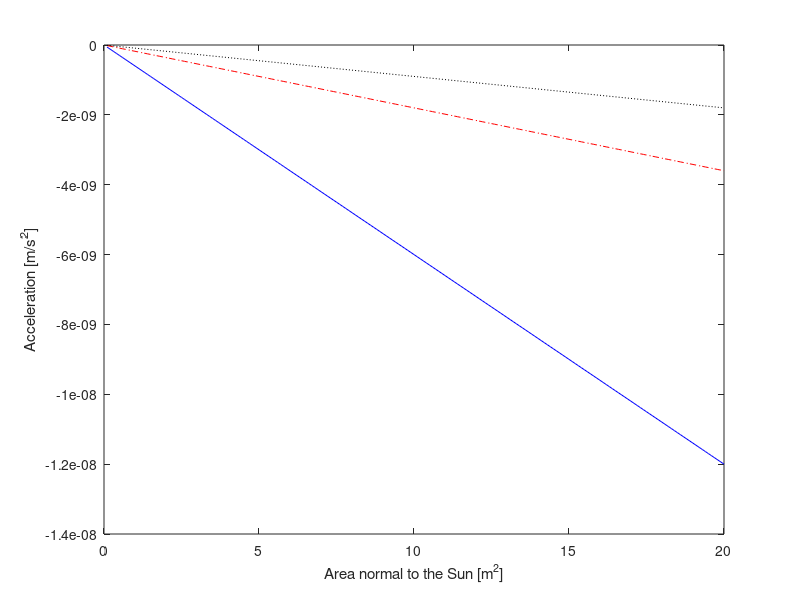

Source code (MATLAB): (Note: this script raises an error after producing the figure.)
clear all;
clc;
close all;


%J2
J2 = 0.00108263;

%Solar radiation pressure

Areaarray = 0.1:0.1:20;
Area1 = 1;
Area2 = 10;
Area3 = 20;
Massarray = 1:1:150;
Mass1 = 75;
Mass2 = 250;
Mass3 = 500;


accelVarArea1 = -4.5e-8*Areaarray./Mass1;
accelVarArea2 = -4.5e-8*Areaarray./Mass2;
accelVarArea3 = -4.5e-8*Areaarray./Mass3;

accelVarMass1 = -4.5e-8*Area1./Massarray;
accelVarMass2 = -4.5e-8*Area2./Massarray;
accelVarMass3 = -4.5e-8*Area3./Massarray;

figure1 = figure('Color',[1 1 1]); %varArea


% Create axes
axes('Parent',figure1);
box('on');
hold on;

plot(Areaarray,accelVarArea1,'b-',Areaarray,accelVarArea2,'r-.',Areaarray,accelVarArea3,'k:');
xlabel({'Area normal to the Sun [m^2]'});
ylabel({'Acceleration [m/s^2]'});
h = legend('75 kg','250 kg', '500 kg',3);
set(h,'Interpreter','none')
hold off;

print -dpng 'C:\Users\Alex\Desktop\Laser Swarm\laser-swarm\midTermReport\chapters\img\solPressureVarArea.png'

figure2 = figure('Color',[1 1 1]); %varMass
% Create axes
axes('Parent',figure2);
box('on');
hold on;

plot(Massarray,accelVarMass1,'b-',Massarray,accelVarMass2,'r-.',Massarray,accelVarMass3,'k:');
xlabel({'Mass [kg]'});
ylabel({'Acceleration [m/s^2]'});
h = legend('1 m^2','10 m^2', '20 m^2',3);
set(h,'Interpreter','none')
hold off;

print -dpng 'C:\Users\Alex\Desktop\Laser Swarm\laser-swarm\midTermReport\chapters\img\solPressureVarMass.png'


% Drag Calculations

h = 300;
CDAM = 1/20;
GM = 3987600.4;
Re = 6378;
a=(Re+h);
Vc = sqrt(GM/a);
T = 2*pi*sqrt(a^3/GM);
year = 3600*24*365.25;
revs = year/T;

alt = [200:50:1000];
densityMin = [1.78e-10 3.35e-11 8.19e-12 2.34e-12 7.32e-13 2.47e-13 8.98e-14 3.63e-14 1.68e-14 9.14e-15 5.74e-15 3.99e-15 2.96e-15 2.28e-15 1.8e-15 1.44e-15 1.17e-15];
densityMean = [2.53000000000000e-10 6.24000000000000e-11 1.95000000000000e-11 6.98000000000000e-12 2.72000000000000e-12 1.13000000000000e-12 4.89000000000000e-13 2.21000000000000e-13 1.04000000000000e-13 5.15000000000000e-14 2.72000000000000e-14 1.55000000000000e-14 9.63000000000000e-15 6.47000000000000e-15 4.66000000000000e-15 3.54000000000000e-15 2.79000000000000e-15];
densityMax = [3.52e-10 1.06e-10 3.96e-11 1.66e-11 7.55e-12 3.61e-12 1.8e-12 9.25e-13 4.89e-13 2.64e-13 1.47e-13 8.37e-14 4.39e-14 3.0e-14 1.91e-14 1.27e-14 8.84e-15];
figure3 = figure('Color',[1 1 1]); %varMass
% Create axes
axes('Parent',figure3);
box('on');
%hold on;

semilogy(alt,densityMin,'r-.',alt,densityMax,'k:',alt,densityMean,'b-');
xlabel({'Altitude [km]'});
ylabel({'Air Density [kg/m^3]'});
h = legend('Solar Minimum','Solar Maximum', 'Time Average',3);
set(h,'Interpreter','none','Location','NorthEast')
hold off;

print -dpng 'C:\Users\Alex\Desktop\Laser Swarm\laser-swarm\midTermReport\chapters\img\densityAltitude.png'

%for j = 1:20,
    

% dens=find(density==h);
% if (isempty(dens))
%     up = ceil(h/50)*50;
%     down = floor(h/50)*50;
%     rhoup=density(find(density==up),2);
%     rhodown=density(find(density==down),2);
%     rho = rhodown + (h-down)*(rhoup-rhodown)/(up-down);
% else
%     rho = density(dens,2);
% end
% dArev = -2*pi*CDAM*rho*a^2;
% dA = dArev*revs
% dVrev = pi*CDAM*rho*a*1000*Vc;
% dV = dVrev*revs